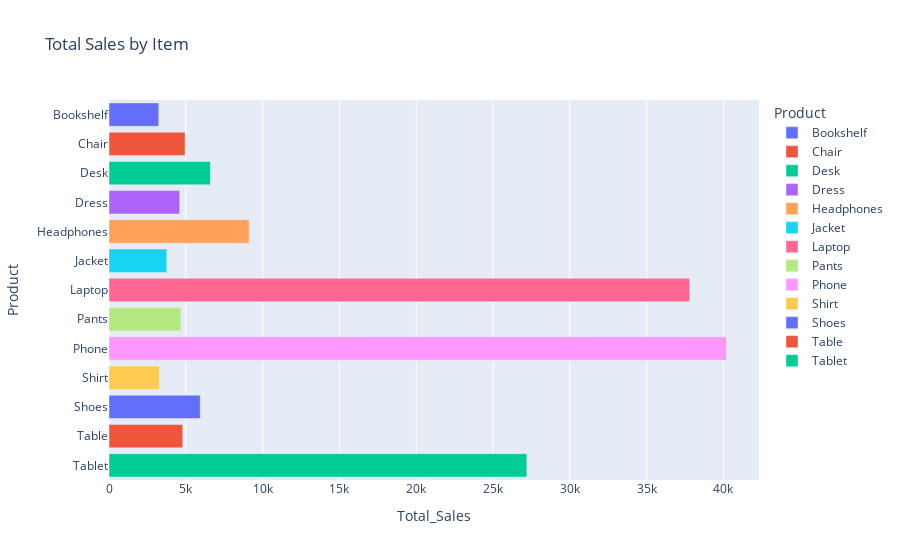

The notebook cell saved with this chart:
### Code cell
fig = px.bar(
    sales_by_product,
    y='Product',
    x='Total_Sales',
    title='Total Sales by Item',
    color='Product',
)

fig.show()

### Figure 1 — Plotly figure (JSON) as saved in the notebook; plotly's stock layout.template omitted (floating-point values rounded to 4 significant figures)
{"data": [{"hovertemplate": "Product=%{y}<br>Total_Sales=%{x}<extra></extra>", "legendgroup": "Bookshelf", "marker": {"color": "#636efa", "pattern": {"shape": ""}}, "name": "Bookshelf", "orientation": "h", "showlegend": true, "textposition": "auto", "type": "bar", "x": [3240.0], "xaxis": "x", "y": ["Bookshelf"], "yaxis": "y"}, {"hovertemplate": "Product=%{y}<br>Total_Sales=%{x}<extra></extra>", "legendgroup": "Chair", "marker": {"color": "#EF553B", "pattern": {"shape": ""}}, "name": "Chair", "orientation": "h", "showlegend": true, "textposition": "auto", "type": "bar", "x": [4950.0], "xaxis": "x", "y": ["Chair"], "yaxis": "y"}, {"hovertemplate": "Product=%{y}<br>Total_Sales=%{x}<extra></extra>", "legendgroup": "Desk", "marker": {"color": "#00cc96", "pattern": {"shape": ""}}, "name": "Desk", "orientation": "h", "showlegend": true, "textposition": "auto", "type": "bar", "x": [6600.0], "xaxis": "x", "y": ["Desk"], "yaxis": "y"}, {"hovertemplate": "Product=%{y}<br>Total_Sales=%{x}<extra></extra>", "legendgroup": "Dress", "marker": {"color": "#ab63fa", "pattern": {"shape": ""}}, "name": "Dress", "orientation": "h", "showlegend": true, "textposition": "auto", "type": "bar", "x": [4600.0], "xaxis": "x", "y": ["Dress"], "yaxis": "y"}, {"hovertemplate": "Product=%{y}<br>Total_Sales=%{x}<extra></extra>", "legendgroup": "Headphones", "marker": {"color": "#FFA15A", "pattern": {"shape": ""}}, "name": "Headphones", "orientation": "h", "showlegend": true, "textposition": "auto", "type": "bar", "x": [9119.0], "xaxis": "x", "y": ["Headphones"], "yaxis": "y"}, {"hovertemplate": "Product=%{y}<br>Total_Sales=%{x}<extra></extra>", "legendgroup": "Jacket", "marker": {"color": "#19d3f3", "pattern": {"shape": ""}}, "name": "Jacket", "orientation": "h", "showlegend": true, "textposition": "auto", "type": "bar", "x": [3760.0], "xaxis": "x", "y": ["Jacket"], "yaxis": "y"}, {"hovertemplate": "Product=%{y}<br>Total_Sales=%{x}<extra></extra>", "legendgroup": "Laptop", "marker": {"color": "#FF6692", "pattern": {"shape": ""}}, "name": "Laptop", "orientation": "h", "showlegend": true, "textposition": "auto", "type": "bar", "x": [37800.0], "xaxis": "x", "y": ["Laptop"], "yaxis": "y"}, {"hovertemplate": "Product=%{y}<br>Total_Sales=%{x}<extra></extra>", "legendgroup": "Pants", "marker": {"color": "#B6E880", "pattern": {"shape": ""}}, "name": "Pants", "orientation": "h", "showlegend": true, "textposition": "auto", "type": "bar", "x": [4679.0], "xaxis": "x", "y": ["Pants"], "yaxis": "y"}, {"hovertemplate": "Product=%{y}<br>Total_Sales=%{x}<extra></extra>", "legendgroup": "Phone", "marker": {"color": "#FF97FF", "pattern": {"shape": ""}}, "name": "Phone", "orientation": "h", "showlegend": true, "textposition": "auto", "type": "bar", "x": [40200.0], "xaxis": "x", "y": ["Phone"], "yaxis": "y"}, {"hovertemplate": "Product=%{y}<br>Total_Sales=%{x}<extra></extra>", "legendgroup": "Shirt", "marker": {"color": "#FECB52", "pattern": {"shape": ""}}, "name": "Shirt", "orientation": "h", "showlegend": true, "textposition": "auto", "type": "bar", "x": [3269.0], "xaxis": "x", "y": ["Shirt"], "yaxis": "y"}, {"hovertemplate": "Product=%{y}<br>Total_Sales=%{x}<extra></extra>", "legendgroup": "Shoes", "marker": {"color": "#636efa", "pattern": {"shape": ""}}, "name": "Shoes", "orientation": "h", "showlegend": true, "textposition": "auto", "type": "bar", "x": [5939.0], "xaxis": "x", "y": ["Shoes"], "yaxis": "y"}, {"hovertemplate": "Product=%{y}<br>Total_Sales=%{x}<extra></extra>", "legendgroup": "Table", "marker": {"color": "#EF553B", "pattern": {"shape": ""}}, "name": "Table", "orientation": "h", "showlegend": true, "textposition": "auto", "type": "bar", "x": [4800.0], "xaxis": "x", "y": ["Table"], "yaxis": "y"}, {"hovertemplate": "Product=%{y}<br>Total_Sales=%{x}<extra></extra>", "legendgroup": "Tablet", "marker": {"color": "#00cc96", "pattern": {"shape": ""}}, "name": "Tablet", "orientation": "h", "showlegend": true, "textposition": "auto", "type": "bar", "x": [27200.0], "xaxis": "x", "y": ["Tablet"], "yaxis": "y"}], "layout": {"barmode": "relative", "legend": {"title": {"text": "Product"}, "tracegroupgap": 0}, "title": {"text": "Total Sales by Item"}, "xaxis": {"anchor": "y", "domain": [0, 1], "title": {"text": "Total_Sales"}}, "yaxis": {"anchor": "x", "categoryarray": ["Tablet", "Table", "Shoes", "Shirt", "Phone", "Pants", "Laptop", "Jacket", "Headphones", "Dress", "Desk", "Chair", "Bookshelf"], "categoryorder": "array", "domain": [0, 1], "title": {"text": "Product"}}}}
